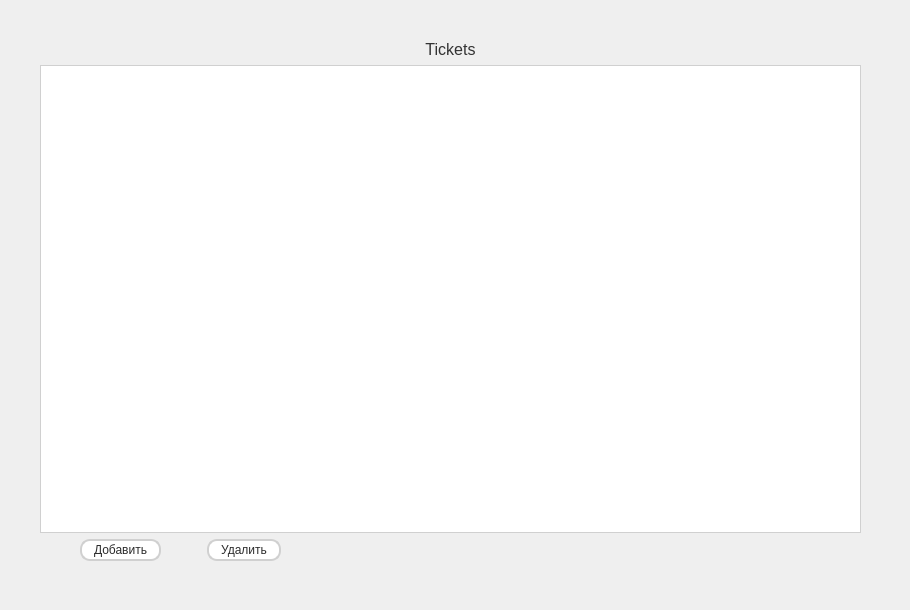
        <widget class="QWidget" name="tab_7">
         <attribute name="title">
          <string>Tickets</string>
         </attribute>
         <widget class="QWidget" name="layoutWidget">
          <property name="geometry">
           <rect>
            <x>0</x>
            <y>0</y>
            <width>901</width>
            <height>601</height>
           </rect>
          </property>
          <layout class="QVBoxLayout" name="verticalLayout_14">
           <property name="sizeConstraint">
            <enum>QLayout::SizeConstraint::SetDefaultConstraint</enum>
           </property>
           <item>
            <spacer name="verticalSpacer">
             <property name="orientation">
              <enum>Qt::Orientation::Vertical</enum>
             </property>
             <property name="sizeType">
              <enum>QSizePolicy::Policy::Minimum</enum>
             </property>
             <property name="sizeHint" stdset="0">
              <size>
               <width>20</width>
               <height>40</height>
              </size>
             </property>
            </spacer>
           </item>
           <item>
            <layout class="QHBoxLayout" name="horizontalLayout_12">
             <item>
              <spacer name="horizontalSpacer_30">
               <property name="orientation">
                <enum>Qt::Orientation::Horizontal</enum>
               </property>
               <property name="sizeType">
                <enum>QSizePolicy::Policy::Minimum</enum>
               </property>
               <property name="sizeHint" stdset="0">
                <size>
                 <width>40</width>
                 <height>20</height>
                </size>
               </property>
              </spacer>
             </item>
             <item>
              <layout class="QVBoxLayout" name="TicketsFullLayout">
               <property name="sizeConstraint">
                <enum>QLayout::SizeConstraint::SetDefaultConstraint</enum>
               </property>
               <item>
                <widget class="QLabel" name="label_12">
                 <property name="styleSheet">
                  <string notr="true">color: #333333;
font-size: 12pt;
</string>
                 </property>
                 <property name="text">
                  <string>Tickets</string>
                 </property>
                 <property name="alignment">
                  <set>Qt::AlignmentFlag::AlignCenter</set>
                 </property>
                </widget>
               </item>
               <item>
                <widget class="QTableView" name="ticketsAdmin">
                 <property name="styleSheet">
                  <string notr="true">QTableView {
    background-color: #ffffff;
    gridline-color: #d0d0d0;
    alternate-background-color: #f9f9f9;
    color: #2c2c2c;
    border: 1px solid #d0d0d0;
    selection-background-color: #0078d7;
    selection-color: #ffffff;
}
QHeaderView::section {
    background-color: #e8e8e8;
    color: #333333;
    padding: 6px;
    border: 1px solid #d0d0d0;
}
</string>
                 </property>
                </widget>
               </item>
               <item>
                <layout class="QVBoxLayout" name="verticalLayout_12"/>
               </item>
               <item>
                <layout class="QHBoxLayout" name="horizontalLayout_10">
                 <item>
                  <spacer name="horizontalSpacer_24">
                   <property name="orientation">
                    <enum>Qt::Orientation::Horizontal</enum>
                   </property>
                   <property name="sizeType">
                    <enum>QSizePolicy::Policy::Minimum</enum>
                   </property>
                   <property name="sizeHint" stdset="0">
                    <size>
                     <width>40</width>
                     <height>20</height>
                    </size>
                   </property>
                  </spacer>
                 </item>
                 <item>
                  <widget class="QPushButton" name="addTicketsAdmin">
                   <property name="styleSheet">
                    <string notr="true">QPushButton {
    background-color: #ffffff;
    border: 2px solid #d0d0d0;
    border-radius: 10px;
    padding: 2px 12px;
    color: #2c2c2c;
}
QPushButton:hover {
    background-color: #e8e8e8;
    border-color: #b0b0b0;
}
QPushButton:pressed {
    background-color: #d0d0d0;
}
</string>
                   </property>
                   <property name="text">
                    <string>Добавить</string>
                   </property>
                  </widget>
                 </item>
                 <item>
                  <spacer name="horizontalSpacer_25">
                   <property name="orientation">
                    <enum>Qt::Orientation::Horizontal</enum>
                   </property>
                   <property name="sizeType">
                    <enum>QSizePolicy::Policy::Minimum</enum>
                   </property>
                   <property name="sizeHint" stdset="0">
                    <size>
                     <width>40</width>
                     <height>20</height>
                    </size>
                   </property>
                  </spacer>
                 </item>
                 <item>
                  <widget class="QPushButton" name="deleteTicketsAdmin">
                   <property name="styleSheet">
                    <string notr="true">QPushButton {
    background-color: #ffffff;
    border: 2px solid #d0d0d0;
    border-radius: 10px;
    padding: 2px 12px;
    color: #2c2c2c;
}
QPushButton:hover {
    background-color: #e8e8e8;
    border-color: #b0b0b0;
}
QPushButton:pressed {
    background-color: #d0d0d0;
}
</string>
                   </property>
                   <property name="text">
                    <string>Удалить</string>
                   </property>
                  </widget>
                 </item>
                 <item>
                  <spacer name="horizontalSpacer_26">
                   <property name="orientation">
                    <enum>Qt::Orientation::Horizontal</enum>
                   </property>
                   <property name="sizeHint" stdset="0">
                    <size>
                     <width>40</width>
                     <height>20</height>
                    </size>
                   </property>
                  </spacer>
                 </item>
                </layout>
               </item>
              </layout>
             </item>
             <item>
              <spacer name="horizontalSpacer_31">
               <property name="orientation">
                <enum>Qt::Orientation::Horizontal</enum>
               </property>
               <property name="sizeType">
                <enum>QSizePolicy::Policy::Minimum</enum>
               </property>
               <property name="sizeHint" stdset="0">
                <size>
                 <width>40</width>
                 <height>20</height>
                </size>
               </property>
              </spacer>
             </item>
            </layout>
           </item>
           <item>
            <spacer name="verticalSpacer_2">
             <property name="orientation">
              <enum>Qt::Orientation::Vertical</enum>
             </property>
             <property name="sizeType">
              <enum>QSizePolicy::Policy::Minimum</enum>
             </property>
             <property name="sizeHint" stdset="0">
              <size>
               <width>20</width>
               <height>40</height>
              </size>
             </property>
            </spacer>
           </item>
          </layout>
         </widget>
        </widget>
